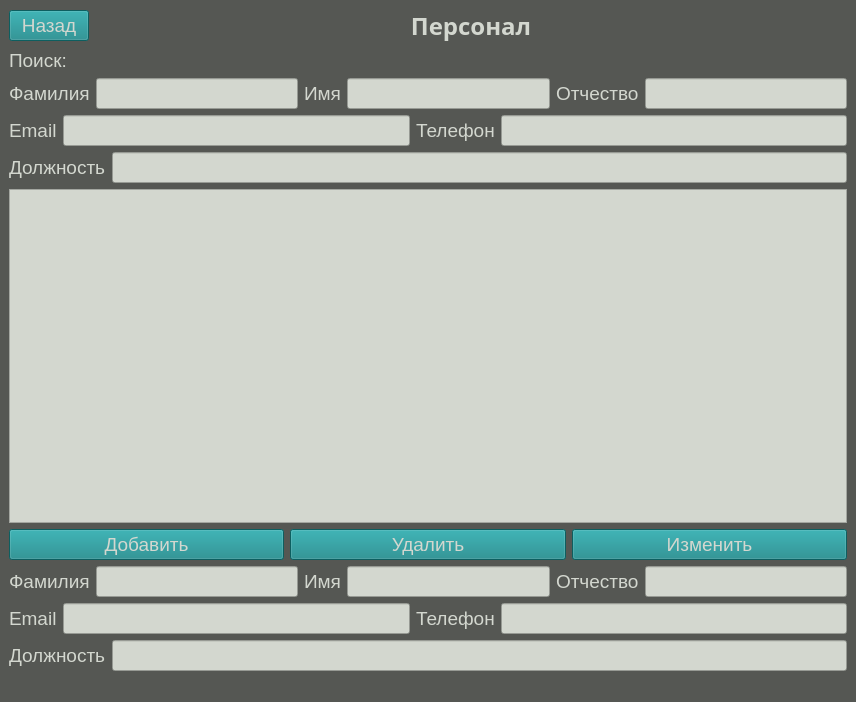
<?xml version="1.0" encoding="UTF-8"?>
<ui version="4.0">
 <class>MainWindow</class>
 <widget class="QMainWindow" name="MainWindow">
  <property name="geometry">
   <rect>
    <x>0</x>
    <y>0</y>
    <width>856</width>
    <height>702</height>
   </rect>
  </property>
  <property name="windowTitle">
   <string>MainWindow</string>
  </property>
  <property name="styleSheet">
   <string notr="true">background-color: rgb(85, 87, 83);</string>
  </property>
  <widget class="QWidget" name="centralwidget">
   <layout class="QGridLayout" name="gridLayout_2">
    <item row="0" column="0">
     <layout class="QVBoxLayout" name="verticalLayout_3">
      <item>
       <layout class="QGridLayout" name="gridLayout">
        <item row="0" column="0">
         <widget class="QPushButton" name="btnBack">
          <property name="font">
           <font>
            <pointsize>14</pointsize>
           </font>
          </property>
          <property name="styleSheet">
           <string notr="true">background-color: rgb(18, 133, 135);
color: rgb(211, 215, 207);
border-color: rgb(211, 215, 207);</string>
          </property>
          <property name="text">
           <string>Назад</string>
          </property>
         </widget>
        </item>
        <item row="0" column="1">
         <widget class="QLabel" name="label_15">
          <property name="sizePolicy">
           <sizepolicy hsizetype="Expanding" vsizetype="Preferred">
            <horstretch>0</horstretch>
            <verstretch>0</verstretch>
           </sizepolicy>
          </property>
          <property name="font">
           <font>
            <family>Ubuntu Mono</family>
            <pointsize>18</pointsize>
            <weight>75</weight>
            <bold>true</bold>
           </font>
          </property>
          <property name="styleSheet">
           <string notr="true">color: rgb(211, 215, 207);</string>
          </property>
          <property name="text">
           <string>Персонал</string>
          </property>
          <property name="alignment">
           <set>Qt::AlignCenter</set>
          </property>
         </widget>
        </item>
       </layout>
      </item>
      <item>
       <widget class="QLabel" name="label_16">
        <property name="font">
         <font>
          <pointsize>14</pointsize>
         </font>
        </property>
        <property name="styleSheet">
         <string notr="true">color: rgb(211, 215, 207);</string>
        </property>
        <property name="text">
         <string>Поиск:</string>
        </property>
       </widget>
      </item>
      <item>
       <layout class="QVBoxLayout" name="verticalLayout">
        <item>
         <layout class="QHBoxLayout" name="horizontalLayout_3">
          <item>
           <widget class="QLabel" name="label_21">
            <property name="font">
             <font>
              <pointsize>14</pointsize>
             </font>
            </property>
            <property name="styleSheet">
             <string notr="true">color: rgb(211, 215, 207);</string>
            </property>
            <property name="text">
             <string>Фамилия</string>
            </property>
           </widget>
          </item>
          <item>
           <widget class="QLineEdit" name="leLastnameSearch">
            <property name="font">
             <font>
              <pointsize>14</pointsize>
             </font>
            </property>
            <property name="styleSheet">
             <string notr="true">color: rgb(46, 52, 54);
background-color: rgb(211, 215, 207);</string>
            </property>
            <property name="text">
             <string/>
            </property>
           </widget>
          </item>
          <item>
           <widget class="QLabel" name="label_28">
            <property name="font">
             <font>
              <pointsize>14</pointsize>
             </font>
            </property>
            <property name="styleSheet">
             <string notr="true">color: rgb(211, 215, 207);</string>
            </property>
            <property name="text">
             <string>Имя</string>
            </property>
           </widget>
          </item>
          <item>
           <widget class="QLineEdit" name="leNameSearch">
            <property name="font">
             <font>
              <pointsize>14</pointsize>
             </font>
            </property>
            <property name="styleSheet">
             <string notr="true">color: rgb(46, 52, 54);
background-color: rgb(211, 215, 207);</string>
            </property>
            <property name="text">
             <string/>
            </property>
           </widget>
          </item>
          <item>
           <widget class="QLabel" name="label_29">
            <property name="font">
             <font>
              <pointsize>14</pointsize>
             </font>
            </property>
            <property name="styleSheet">
             <string notr="true">color: rgb(211, 215, 207);</string>
            </property>
            <property name="text">
             <string>Отчество</string>
            </property>
           </widget>
          </item>
          <item>
           <widget class="QLineEdit" name="lePatronymicSearch">
            <property name="font">
             <font>
              <pointsize>14</pointsize>
             </font>
            </property>
            <property name="styleSheet">
             <string notr="true">color: rgb(46, 52, 54);
background-color: rgb(211, 215, 207);</string>
            </property>
            <property name="text">
             <string/>
            </property>
           </widget>
          </item>
         </layout>
        </item>
        <item>
         <layout class="QHBoxLayout" name="horizontalLayout_2">
          <item>
           <widget class="QLabel" name="label_22">
            <property name="font">
             <font>
              <pointsize>14</pointsize>
             </font>
            </property>
            <property name="styleSheet">
             <string notr="true">color: rgb(211, 215, 207);</string>
            </property>
            <property name="text">
             <string>Email</string>
            </property>
           </widget>
          </item>
          <item>
           <widget class="QLineEdit" name="leEmailSearch">
            <property name="font">
             <font>
              <pointsize>14</pointsize>
             </font>
            </property>
            <property name="styleSheet">
             <string notr="true">color: rgb(46, 52, 54);
background-color: rgb(211, 215, 207);</string>
            </property>
            <property name="text">
             <string/>
            </property>
           </widget>
          </item>
          <item>
           <widget class="QLabel" name="label_30">
            <property name="font">
             <font>
              <pointsize>14</pointsize>
             </font>
            </property>
            <property name="styleSheet">
             <string notr="true">color: rgb(211, 215, 207);</string>
            </property>
            <property name="text">
             <string>Телефон</string>
            </property>
           </widget>
          </item>
          <item>
           <widget class="QLineEdit" name="lePhoneSearch">
            <property name="font">
             <font>
              <pointsize>14</pointsize>
             </font>
            </property>
            <property name="styleSheet">
             <string notr="true">color: rgb(46, 52, 54);
background-color: rgb(211, 215, 207);</string>
            </property>
            <property name="text">
             <string/>
            </property>
           </widget>
          </item>
         </layout>
        </item>
        <item>
         <layout class="QHBoxLayout" name="horizontalLayout_4">
          <item>
           <widget class="QLabel" name="label_23">
            <property name="font">
             <font>
              <pointsize>14</pointsize>
             </font>
            </property>
            <property name="styleSheet">
             <string notr="true">color: rgb(211, 215, 207);</string>
            </property>
            <property name="text">
             <string>Должность</string>
            </property>
           </widget>
          </item>
          <item>
           <widget class="QLineEdit" name="lePostSearch">
            <property name="font">
             <font>
              <pointsize>14</pointsize>
             </font>
            </property>
            <property name="styleSheet">
             <string notr="true">color: rgb(46, 52, 54);
background-color: rgb(211, 215, 207);</string>
            </property>
            <property name="text">
             <string/>
            </property>
           </widget>
          </item>
         </layout>
        </item>
       </layout>
      </item>
      <item>
       <widget class="QTableWidget" name="twDistributors_3">
        <property name="font">
         <font>
          <pointsize>14</pointsize>
         </font>
        </property>
        <property name="styleSheet">
         <string notr="true">background-color: rgb(211, 215, 207);</string>
        </property>
       </widget>
      </item>
      <item>
       <layout class="QHBoxLayout" name="horizontalLayout">
        <item>
         <widget class="QPushButton" name="btnAdd">
          <property name="font">
           <font>
            <pointsize>14</pointsize>
           </font>
          </property>
          <property name="styleSheet">
           <string notr="true">background-color: rgb(18, 133, 135);
color: rgb(211, 215, 207);
border-color: rgb(211, 215, 207);</string>
          </property>
          <property name="text">
           <string>Добавить</string>
          </property>
         </widget>
        </item>
        <item>
         <widget class="QPushButton" name="btnDelete">
          <property name="font">
           <font>
            <pointsize>14</pointsize>
           </font>
          </property>
          <property name="styleSheet">
           <string notr="true">background-color: rgb(18, 133, 135);
color: rgb(211, 215, 207);
border-color: rgb(211, 215, 207);</string>
          </property>
          <property name="text">
           <string>Удалить</string>
          </property>
         </widget>
        </item>
        <item>
         <widget class="QPushButton" name="btnChange">
          <property name="font">
           <font>
            <pointsize>14</pointsize>
           </font>
          </property>
          <property name="styleSheet">
           <string notr="true">background-color: rgb(18, 133, 135);
color: rgb(211, 215, 207);
border-color: rgb(211, 215, 207);</string>
          </property>
          <property name="text">
           <string>Изменить</string>
          </property>
         </widget>
        </item>
       </layout>
      </item>
      <item>
       <layout class="QVBoxLayout" name="verticalLayout_2">
        <item>
         <layout class="QHBoxLayout" name="horizontalLayout_5">
          <item>
           <widget class="QLabel" name="label_24">
            <property name="font">
             <font>
              <pointsize>14</pointsize>
             </font>
            </property>
            <property name="styleSheet">
             <string notr="true">color: rgb(211, 215, 207);</string>
            </property>
            <property name="text">
             <string>Фамилия</string>
            </property>
           </widget>
          </item>
          <item>
           <widget class="QLineEdit" name="leLastname">
            <property name="font">
             <font>
              <pointsize>14</pointsize>
             </font>
            </property>
            <property name="styleSheet">
             <string notr="true">color: rgb(46, 52, 54);
background-color: rgb(211, 215, 207);</string>
            </property>
            <property name="text">
             <string/>
            </property>
           </widget>
          </item>
          <item>
           <widget class="QLabel" name="label_31">
            <property name="font">
             <font>
              <pointsize>14</pointsize>
             </font>
            </property>
            <property name="styleSheet">
             <string notr="true">color: rgb(211, 215, 207);</string>
            </property>
            <property name="text">
             <string>Имя</string>
            </property>
           </widget>
          </item>
          <item>
           <widget class="QLineEdit" name="leName">
            <property name="font">
             <font>
              <pointsize>14</pointsize>
             </font>
            </property>
            <property name="styleSheet">
             <string notr="true">color: rgb(46, 52, 54);
background-color: rgb(211, 215, 207);</string>
            </property>
            <property name="text">
             <string/>
            </property>
           </widget>
          </item>
          <item>
           <widget class="QLabel" name="label_32">
            <property name="font">
             <font>
              <pointsize>14</pointsize>
             </font>
            </property>
            <property name="styleSheet">
             <string notr="true">color: rgb(211, 215, 207);</string>
            </property>
            <property name="text">
             <string>Отчество</string>
            </property>
           </widget>
          </item>
          <item>
           <widget class="QLineEdit" name="lePatronymic">
            <property name="font">
             <font>
              <pointsize>14</pointsize>
             </font>
            </property>
            <property name="styleSheet">
             <string notr="true">color: rgb(46, 52, 54);
background-color: rgb(211, 215, 207);</string>
            </property>
            <property name="text">
             <string/>
            </property>
           </widget>
          </item>
         </layout>
        </item>
        <item>
         <layout class="QHBoxLayout" name="horizontalLayout_6">
          <item>
           <widget class="QLabel" name="label_25">
            <property name="font">
             <font>
              <pointsize>14</pointsize>
             </font>
            </property>
            <property name="styleSheet">
             <string notr="true">color: rgb(211, 215, 207);</string>
            </property>
            <property name="text">
             <string>Email</string>
            </property>
           </widget>
          </item>
          <item>
           <widget class="QLineEdit" name="leEmail">
            <property name="font">
             <font>
              <pointsize>14</pointsize>
             </font>
            </property>
            <property name="styleSheet">
             <string notr="true">color: rgb(46, 52, 54);
background-color: rgb(211, 215, 207);</string>
            </property>
            <property name="text">
             <string/>
            </property>
           </widget>
          </item>
          <item>
           <widget class="QLabel" name="label_33">
            <property name="font">
             <font>
              <pointsize>14</pointsize>
             </font>
            </property>
            <property name="styleSheet">
             <string notr="true">color: rgb(211, 215, 207);</string>
            </property>
            <property name="text">
             <string>Телефон</string>
            </property>
           </widget>
          </item>
          <item>
           <widget class="QLineEdit" name="lePhone">
            <property name="font">
             <font>
              <pointsize>14</pointsize>
             </font>
            </property>
            <property name="styleSheet">
             <string notr="true">color: rgb(46, 52, 54);
background-color: rgb(211, 215, 207);</string>
            </property>
            <property name="text">
             <string/>
            </property>
           </widget>
          </item>
         </layout>
        </item>
        <item>
         <layout class="QHBoxLayout" name="horizontalLayout_7">
          <item>
           <widget class="QLabel" name="label_26">
            <property name="font">
             <font>
              <pointsize>14</pointsize>
             </font>
            </property>
            <property name="styleSheet">
             <string notr="true">color: rgb(211, 215, 207);</string>
            </property>
            <property name="text">
             <string>Должность</string>
            </property>
           </widget>
          </item>
          <item>
           <widget class="QLineEdit" name="lePost">
            <property name="font">
             <font>
              <pointsize>14</pointsize>
             </font>
            </property>
            <property name="styleSheet">
             <string notr="true">color: rgb(46, 52, 54);
background-color: rgb(211, 215, 207);</string>
            </property>
            <property name="text">
             <string/>
            </property>
           </widget>
          </item>
         </layout>
        </item>
       </layout>
      </item>
     </layout>
    </item>
   </layout>
  </widget>
  <widget class="QMenuBar" name="menubar">
   <property name="geometry">
    <rect>
     <x>0</x>
     <y>0</y>
     <width>856</width>
     <height>22</height>
    </rect>
   </property>
  </widget>
  <widget class="QStatusBar" name="statusbar"/>
 </widget>
 <resources/>
 <connections/>
</ui>
